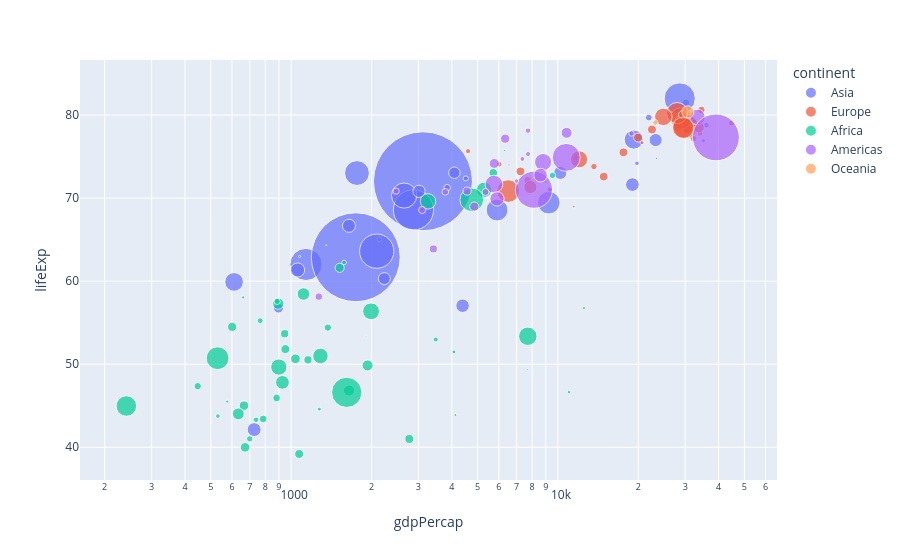

The code cell stored with this chart in its notebook:
### Code cell
df = px.data.gapminder()
fig = px.scatter(df.query("year==2002"), x = "gdpPercap", y = "lifeExp", size = "pop", color = "continent",
                hover_name = "country", log_x = True, size_max = 70)
fig.show()

### Figure 1 — Plotly figure (JSON) as saved in the notebook; plotly's stock layout.template omitted (floating-point values rounded to 4 significant figures)
{"data": [{"hovertemplate": "<b>%{hovertext}</b><br><br>continent=Asia<br>gdpPercap=%{x}<br>lifeExp=%{y}<br>pop=%{marker.size}<extra></extra>", "hovertext": ["Afghanistan", "Bahrain", "Bangladesh", "Cambodia", "China", "Hong Kong, China", "India", "Indonesia", "Iran", "Iraq", "Israel", "Japan", "Jordan", "Korea, Dem. Rep.", "Korea, Rep.", "Kuwait", "Lebanon", "Malaysia", "Mongolia", "Myanmar", "Nepal", "Oman", "Pakistan", "Philippines", "Saudi Arabia", "Singapore", "Sri Lanka", "Syria", "Taiwan", "Thailand", "Vietnam", "West Bank and Gaza", "Yemen, Rep."], "legendgroup": "Asia", "marker": {"color": "#636efa", "size": [25268405, 656397, 135656790, 12926707, 1280400000, 6762476, 1034172547, 211060000, 66907826, 24001816, 6029529, 127065841, 5307470, 22215365, 47969150, 2111561, 3677780, 22662365, 2674234, 45598081, 25873917, 2713462, 153403524, 82995088, 24501530, 4197776, 19576783, 17155814, 22454239, 62806748, 80908147, 3389578, 18701257], "sizemode": "area", "sizeref": 261300.0, "symbol": "circle"}, "mode": "markers", "name": "Asia", "orientation": "v", "showlegend": true, "type": "scatter", "x": [726.7, 23400.0, 1136.0, 896.2, 3119.0, 30210.0, 1747.0, 2874.0, 9241.0, 4391.0, 21910.0, 28600.0, 3845.0, 1647.0, 19230.0, 35110.0, 9314.0, 10210.0, 2141.0, 611.0, 1057.0, 19770.0, 2093.0, 2651.0, 19010.0, 36020.0, 3015.0, 4091.0, 23240.0, 5913.0, 1764.0, 4515.0, 2235.0], "xaxis": "x", "y": [42.13, 74.8, 62.01, 56.75, 72.03, 81.5, 62.88, 68.59, 69.45, 57.05, 79.7, 82.0, 71.26, 66.66, 77.05, 76.9, 71.03, 73.04, 65.03, 59.91, 61.34, 74.19, 63.61, 70.3, 71.63, 78.77, 70.81, 73.05, 76.99, 68.56, 73.02, 72.37, 60.31], "yaxis": "y"}, {"hovertemplate": "<b>%{hovertext}</b><br><br>continent=Europe<br>gdpPercap=%{x}<br>lifeExp=%{y}<br>pop=%{marker.size}<extra></extra>", "hovertext": ["Albania", "Austria", "Belgium", "Bosnia and Herzegovina", "Bulgaria", "Croatia", "Czech Republic", "Denmark", "Finland", "France", "Germany", "Greece", "Hungary", "Iceland", "Ireland", "Italy", "Montenegro", "Netherlands", "Norway", "Poland", "Portugal", "Romania", "Serbia", "Slovak Republic", "Slovenia", "Spain", "Sweden", "Switzerland", "Turkey", "United Kingdom"], "legendgroup": "Europe", "marker": {"color": "#EF553B", "size": [3508512, 8148312, 10311970, 4165416, 7661799, 4481020, 10256295, 5374693, 5193039, 59925035, 82350671, 10603863, 10083313, 288030, 3879155, 57926999, 720230, 16122830, 4535591, 38625976, 10433867, 22404337, 10111559, 5410052, 2011497, 40152517, 8954175, 7361757, 67308928, 59912431], "sizemode": "area", "sizeref": 261300.0, "symbol": "circle"}, "mode": "markers", "name": "Europe", "orientation": "v", "showlegend": true, "type": "scatter", "x": [4604.0, 32420.0, 30490.0, 6019.0, 7697.0, 11630.0, 17600.0, 32170.0, 28200.0, 28930.0, 30040.0, 22510.0, 14840.0, 31160.0, 34080.0, 27970.0, 6557.0, 33720.0, 44680.0, 12000.0, 19970.0, 7885.0, 7236.0, 13640.0, 20660.0, 24840.0, 29340.0, 34480.0, 6508.0, 29480.0], "xaxis": "x", "y": [75.65, 78.98, 78.32, 74.09, 72.14, 74.88, 75.51, 77.18, 78.37, 79.59, 78.67, 78.26, 72.59, 80.5, 77.78, 80.24, 73.98, 78.53, 79.05, 74.67, 77.29, 71.32, 73.21, 73.8, 76.66, 79.78, 80.04, 80.62, 70.84, 78.47], "yaxis": "y"}, {"hovertemplate": "<b>%{hovertext}</b><br><br>continent=Africa<br>gdpPercap=%{x}<br>lifeExp=%{y}<br>pop=%{marker.size}<extra></extra>", "hovertext": ["Algeria", "Angola", "Benin", "Botswana", "Burkina Faso", "Burundi", "Cameroon", "Central African Republic", "Chad", "Comoros", "Congo, Dem. Rep.", "Congo, Rep.", "Cote d'Ivoire", "Djibouti", "Egypt", "Equatorial Guinea", "Eritrea", "Ethiopia", "Gabon", "Gambia", "Ghana", "Guinea", "Guinea-Bissau", "Kenya", "Lesotho", "Liberia", "Libya", "Madagascar", "Malawi", "Mali", "Mauritania", "Mauritius", "Morocco", "Mozambique", "Namibia", "Niger", "Nigeria", "Reunion", "Rwanda", "Sao Tome and Principe", "Senegal", "Sierra Leone", "Somalia", "South Africa", "Sudan", "Swaziland", "Tanzania", "Togo", "Tunisia", "Uganda", "Zambia", "Zimbabwe"], "legendgroup": "Africa", "marker": {"color": "#00cc96", "size": [31287142, 10866106, 7026113, 1630347, 12251209, 7021078, 15929988, 4048013, 8835739, 614382, 55379852, 3328795, 16252726, 447416, 73312559, 495627, 4414865, 67946797, 1299304, 1457766, 20550751, 8807818, 1332459, 31386842, 2046772, 2814651, 5368585, 16473477, 11824495, 10580176, 2828858, 1200206, 31167783, 18473780, 1972153, 11140655, 119901274, 743981, 7852401, 170372, 10870037, 5359092, 7753310, 44433622, 37090298, 1130269, 34593779, 4977378, 9770575, 24739869, 10595811, 11926563], "sizemode": "area", "sizeref": 261300.0, "symbol": "circle"}, "mode": "markers", "name": "Africa", "orientation": "v", "showlegend": true, "type": "scatter", "x": [5288.0, 2773.0, 1373.0, 11000.0, 1038.0, 446.4, 1934.0, 738.7, 1156.0, 1076.0, 241.2, 3484.0, 1649.0, 1908.0, 4755.0, 7703.0, 765.4, 530.1, 12520.0, 660.6, 1112.0, 945.6, 575.7, 1288.0, 1275.0, 531.5, 9535.0, 894.6, 665.4, 951.4, 1579.0, 9022.0, 3258.0, 633.6, 4072.0, 601.1, 1615.0, 6316.0, 785.7, 1353.0, 1520.0, 699.5, 882.1, 7711.0, 1993.0, 4128.0, 899.1, 886.2, 5723.0, 927.7, 1072.0, 672.0], "xaxis": "x", "y": [70.99, 41.0, 54.41, 46.63, 50.65, 47.36, 49.86, 43.31, 50.52, 62.97, 44.97, 52.97, 46.83, 53.37, 69.81, 49.35, 55.24, 50.73, 56.76, 58.04, 58.45, 53.68, 45.5, 50.99, 44.59, 43.75, 72.74, 57.29, 45.01, 51.82, 62.25, 71.95, 69.61, 44.03, 51.48, 54.5, 46.61, 75.74, 43.41, 64.34, 61.6, 41.01, 45.94, 53.37, 56.37, 43.87, 49.65, 57.56, 73.04, 47.81, 39.19, 39.99], "yaxis": "y"}, {"hovertemplate": "<b>%{hovertext}</b><br><br>continent=Americas<br>gdpPercap=%{x}<br>lifeExp=%{y}<br>pop=%{marker.size}<extra></extra>", "hovertext": ["Argentina", "Bolivia", "Brazil", "Canada", "Chile", "Colombia", "Costa Rica", "Cuba", "Dominican Republic", "Ecuador", "El Salvador", "Guatemala", "Haiti", "Honduras", "Jamaica", "Mexico", "Nicaragua", "Panama", "Paraguay", "Peru", "Puerto Rico", "Trinidad and Tobago", "United States", "Uruguay", "Venezuela"], "legendgroup": "Americas", "marker": {"color": "#ab63fa", "size": [38331121, 8445134, 179914212, 31902268, 15497046, 41008227, 3834934, 11226999, 8650322, 12921234, 6353681, 11178650, 7607651, 6677328, 2664659, 102479927, 5146848, 2990875, 5884491, 26769436, 3859606, 1101832, 287675526, 3363085, 24287670], "sizemode": "area", "sizeref": 261300.0, "symbol": "circle"}, "mode": "markers", "name": "Americas", "orientation": "v", "showlegend": true, "type": "scatter", "x": [8798.0, 3413.0, 8131.0, 33330.0, 10780.0, 5755.0, 7723.0, 6341.0, 4564.0, 5773.0, 5352.0, 4858.0, 1270.0, 3100.0, 6995.0, 10740.0, 2475.0, 7356.0, 3784.0, 5909.0, 18860.0, 11460.0, 39100.0, 7727.0, 8605.0], "xaxis": "x", "y": [74.34, 63.88, 71.01, 79.77, 77.86, 71.68, 78.12, 77.16, 70.85, 74.17, 70.73, 68.98, 58.14, 68.56, 72.05, 74.9, 70.84, 74.71, 70.75, 69.91, 77.78, 68.98, 77.31, 75.31, 72.77], "yaxis": "y"}, {"hovertemplate": "<b>%{hovertext}</b><br><br>continent=Oceania<br>gdpPercap=%{x}<br>lifeExp=%{y}<br>pop=%{marker.size}<extra></extra>", "hovertext": ["Australia", "New Zealand"], "legendgroup": "Oceania", "marker": {"color": "#FFA15A", "size": [19546792, 3908037], "sizemode": "area", "sizeref": 261300.0, "symbol": "circle"}, "mode": "markers", "name": "Oceania", "orientation": "v", "showlegend": true, "type": "scatter", "x": [30690.0, 23190.0], "xaxis": "x", "y": [80.37, 79.11], "yaxis": "y"}], "layout": {"legend": {"itemsizing": "constant", "title": {"text": "continent"}, "tracegroupgap": 0}, "margin": {"t": 60}, "xaxis": {"anchor": "y", "domain": [0, 1], "title": {"text": "gdpPercap"}, "type": "log"}, "yaxis": {"anchor": "x", "domain": [0, 1], "title": {"text": "lifeExp"}}}}
